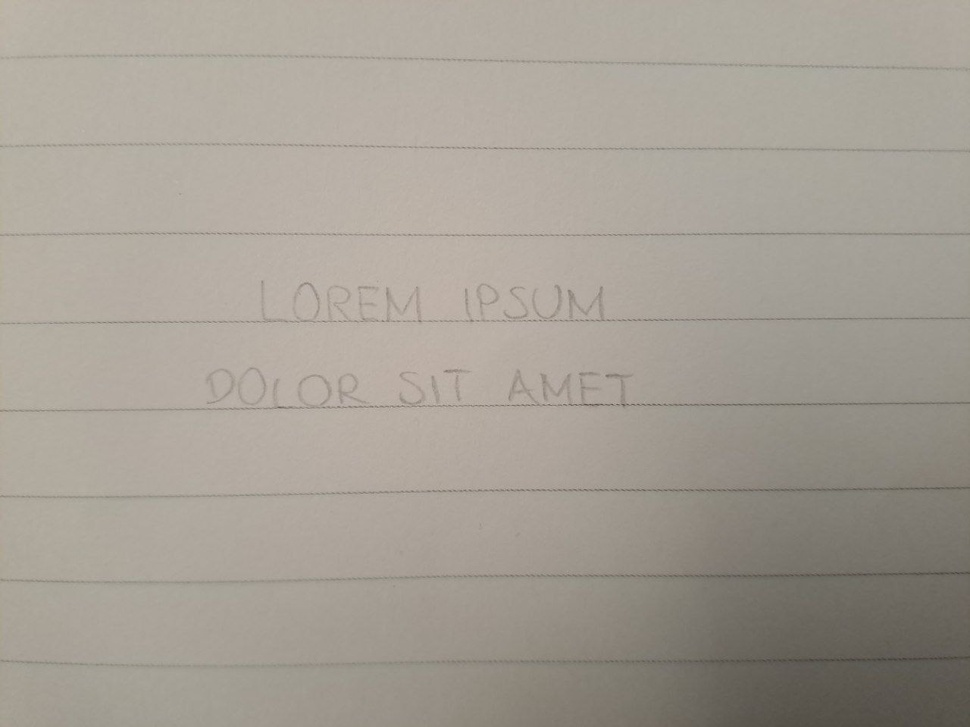
#> input picture images/018.jpg, 970 x 727 px, shrunk from 1280 x 959 before the run
$ jupyter execute --allow-errors lined_paper_shadow_removal_ocr.ipynb   (older library calls are emulated)
#> lines starting #> are read from the running program, lines starting #| are printed output that depends on the picture; after the words box and inside, x2 and y2 are one past the last pixel; in counts of white or black regions, pixels touching at a corner belong together
# OCR on lined paper with shadow removal

[cell 1]
import cv2
import numpy as np
from matplotlib import pyplot as plt
import pytesseract
import os
import subprocess

# Path to tesseract executable (in case it isn't in your PATH)
try:
    subprocess.call(["tesseract"])
#> (this line was passed over: subprocess is not available in this run)
except FileNotFoundError:
    pytesseract.pytesseract.tesseract_cmd = r'C:\Program Files\Tesseract-OCR\tesseract.exe'

PARENT_DIR = os.path.dirname(os.path.dirname(os.path.realpath("FILEPATH")))
image_name = "018.jpg"
image = cv2.imread(os.path.join(PARENT_DIR, "images", image_name), cv2.IMREAD_COLOR)
#> image is the input picture: shape (727, 970, 3); mean B, G, R 148.5, 158.3, 164.9

# Check if image is loaded fine
if image is None:
    print('Error opening image')

# Tesseract OCR before processing
#> (the rest of this cell did not finish here and is left out)

[cell 2]
# image = cv2.compareHist(image)
img = np.copy(image)

# Shadow removal of the image
rgb_planes = cv2.split(img)

result_planes = []
result_norm_planes = []
for plane in rgb_planes:
    dilated_img = cv2.dilate(plane, np.ones((7, 7), np.uint8))
    bg_img = cv2.medianBlur(dilated_img, 21)
    diff_img = 255 - cv2.absdiff(plane, bg_img)
    norm_img = cv2.normalize(diff_img, None, alpha=0, beta=255, norm_type=cv2.NORM_MINMAX, dtype=cv2.CV_8UC1)
    result_planes.append(diff_img)
    result_norm_planes.append(norm_img)
#> this loop made 3 passes
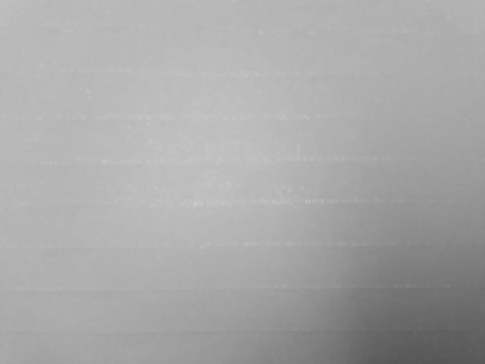
#> dilated_img: shape (727, 970) (shown at 1/2 size); min 85, max 200, mean 168.2
#> after the loop, result_norm_planes = 3 items; result_planes = 3 items

result = cv2.merge(result_planes)
result_norm = cv2.merge(result_norm_planes)

# Show source image
plt.imshow(result_norm, cmap="gray")

[cell 3]
# Apply adaptiveThreshold
result_norm = cv2.cvtColor(result_norm, cv2.COLOR_BGR2GRAY)
#> result_norm: shape (727, 970)
adaptive = cv2.adaptiveThreshold(result_norm, 255, cv2.ADAPTIVE_THRESH_MEAN_C, cv2.THRESH_BINARY, 11, 2)
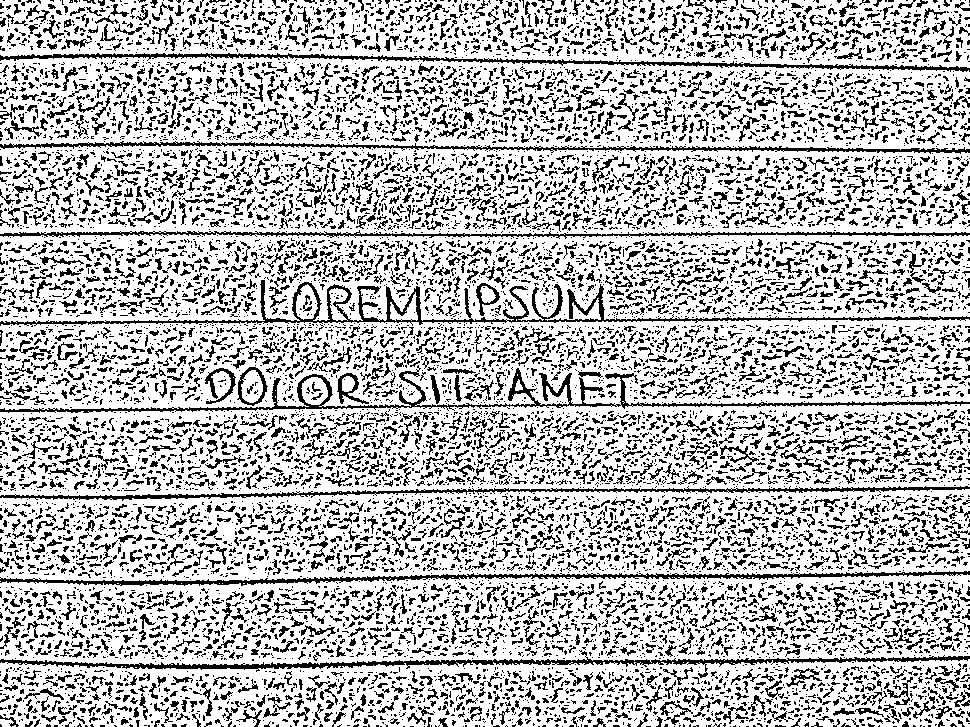
#> adaptive: shape (727, 970); 73.4% white; black in thin lines or dots
otsu = bw = cv2.threshold(result_norm, 0, 255, cv2.THRESH_BINARY + cv2.THRESH_OTSU)[1]
#> otsu: shape (727, 970); 97.1% white; black in thin lines or dots, all inside (x1, y1, x2, y2) = (0, 54, 970, 667)

bw = cv2.morphologyEx(bw, cv2.MORPH_OPEN, np.ones((3, 3), np.uint8))
bw = cv2.bitwise_not(bw)

# Tesseract OCR after processing
#> (the rest of this cell did not finish here and is left out)

[cell 4]
# Create the images that will use to extract the horizontal and vertical lines
horizontal = np.copy(bw)

# Specify size on horizontal axis
cols = horizontal.shape[1]
horizontal_size = cols // 30

# Create structure element for extracting horizontal lines through morphology operations
horizontalStructure = cv2.getStructuringElement(cv2.MORPH_RECT, (horizontal_size, 1))

# Apply morphology operations
horizontal = cv2.morphologyEx(bw, cv2.MORPH_OPEN, horizontalStructure, iterations=2)
#> horizontal: shape (727, 970); 1.9% white in thin lines or dots, all inside (x1, y1, x2, y2) = (0, 55, 970, 665)

horizontal = cv2.dilate(horizontal, np.ones((3, 3)))
#> horizontal: shape (727, 970); 4% white; 11 white regions, largest, box (x1, y1, x2, y2) and area: (0, 571, 970, 584) 3960, (0, 486, 970, 499) 3923, (0, 401, 970, 413) 3911
horizontal = cv2.bitwise_not(horizontal)
# Show extracted grid
plt.imshow(horizontal, cmap='gray')

[cell 5]
# SHADOW REMOVAL
img = np.copy(otsu)

# Shadow removal of the image
rgb_planes = cv2.split(img)

result_planes = []
result_norm_planes = []
for plane in rgb_planes:
    dilated_img = cv2.dilate(plane, np.ones((7, 7), np.uint8))
    bg_img = cv2.medianBlur(dilated_img, 21)
    diff_img = 255 - cv2.absdiff(plane, bg_img)
    norm_img = cv2.normalize(diff_img, None, alpha=0, beta=255, norm_type=cv2.NORM_MINMAX, dtype=cv2.CV_8UC1)
    result_planes.append(diff_img)
    result_norm_planes.append(norm_img)
#> this loop made 1 pass
#> after the loop, result_norm_planes = 1 item; result_planes = 1 item

result = cv2.merge(result_planes)
result_norm = cv2.merge(result_norm_planes)

# Show source image
plt.imshow(result_norm, cmap="gray")

[cell 6]
# check if there are lines in the image

PROBABILISTIC = True

# gray = cv2.cvtColor(horizontal, cv2.COLOR_BGR2GRAY)
edges = cv2.Canny(result_norm, 50, 150, apertureSize=3)
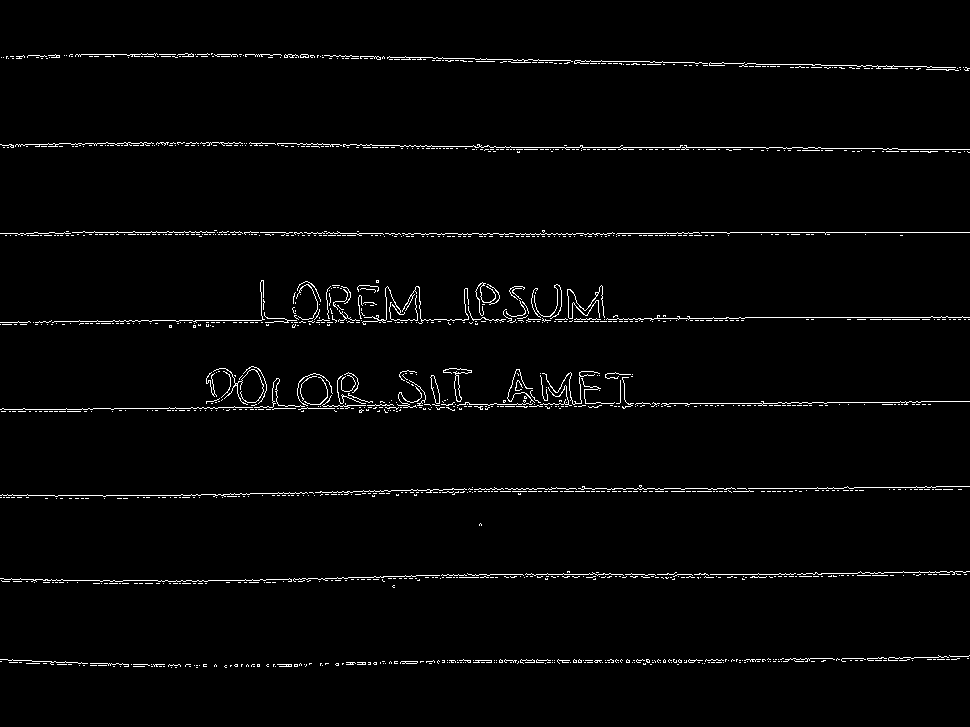
#> edges: shape (727, 970); 2.2% white in thin lines or dots, all inside (x1, y1, x2, y2) = (0, 53, 970, 668)
lines_on_image = result_norm.copy()

if PROBABILISTIC:
    lines = cv2.HoughLinesP(edges,1,np.pi/180,100,minLineLength=100,maxLineGap=10)
#> lines = 43 rows, first 6: [185, 53, 755, 63], [49, 232, 339, 232], [475, 147, 820, 147], [442, 574, 821, 574], [447, 491, 801, 491], [432, 60, 552, 62]
    if lines is not None:
        print("Lines detected")
        # check if the lines are a considerable number (e.g. 5)
        if len(lines) > 5:
            print(len(lines))
#| 43
            # check if the lines are long enough (e.g. one fourth of the image width)
            long_enough_lines = 0
            for line in lines:
                x1, y1, x2, y2 = line[0]
                cv2.line(lines_on_image, (x1, y1), (x2, y2), (0, 0, 255), 2)
                if abs(x2 - x1) > image.shape[1] / 5:
                    long_enough_lines += 1
#> this loop made 43 passes
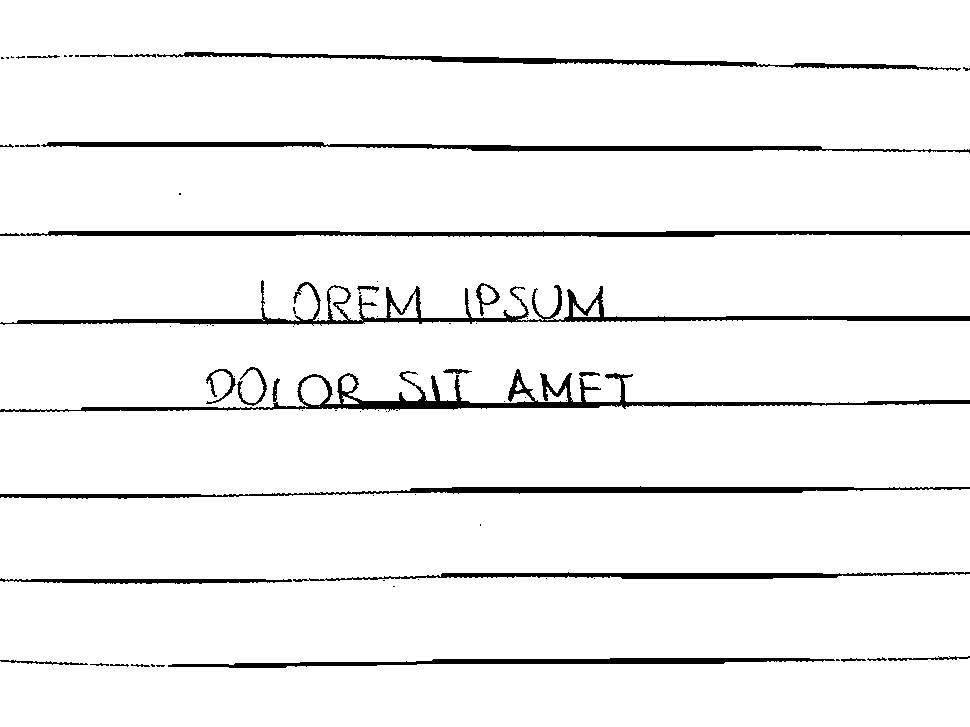
#> lines_on_image: shape (727, 970); 94.9% white; 74 black regions (46 under 20 px), largest, box (x1, y1, x2, y2) and area: (0, 369, 970, 412) 6074, (0, 280, 970, 326) 5901, (0, 231, 970, 237) 4197
#> after the loop, long_enough_lines = 20
            print("Long enough lines:",long_enough_lines)
#| Long enough lines: 20
            if long_enough_lines > 5:
                print("The text is on lined paper")
    else:
        print("No lines detected")
else:
    lines = cv2.HoughLines(edges, 1, np.pi / 180, 200)
    if lines is not None:
        print("Lines detected")
        # check if the lines are a considerable number (e.g. 5)
        if len(lines) > 5:
            print(len(lines))
            # check if the lines are long enough (e.g. one fourth of the image width)
            long_enough_lines = 0
            for rho, theta in lines[:, 0]:
                a = np.cos(theta)
                b = np.sin(theta)
                x0 = a * rho
                y0 = b * rho
                x1 = int(x0 + 1000 * (-b))
                y1 = int(y0 + 1000 * (a))
                x2 = int(x0 - 1000 * (-b))
                y2 = int(y0 - 1000 * (a))
                cv2.line(lines_on_image, (x1, y1), (x2, y2), (0, 0, 255), 2)
                if abs(x2 - x1) > image.shape[1] / 4:
                    long_enough_lines += 1
            print("Long enough lines:", long_enough_lines)
            if long_enough_lines > 5:
                print("The text is on lined paper")
    else:
        print("No lines detected")

# show the image with lines
plt.imshow(lines_on_image, cmap="gray")

[cell 7]
remove_grid = cv2.bitwise_not(cv2.bitwise_and(bw, horizontal))
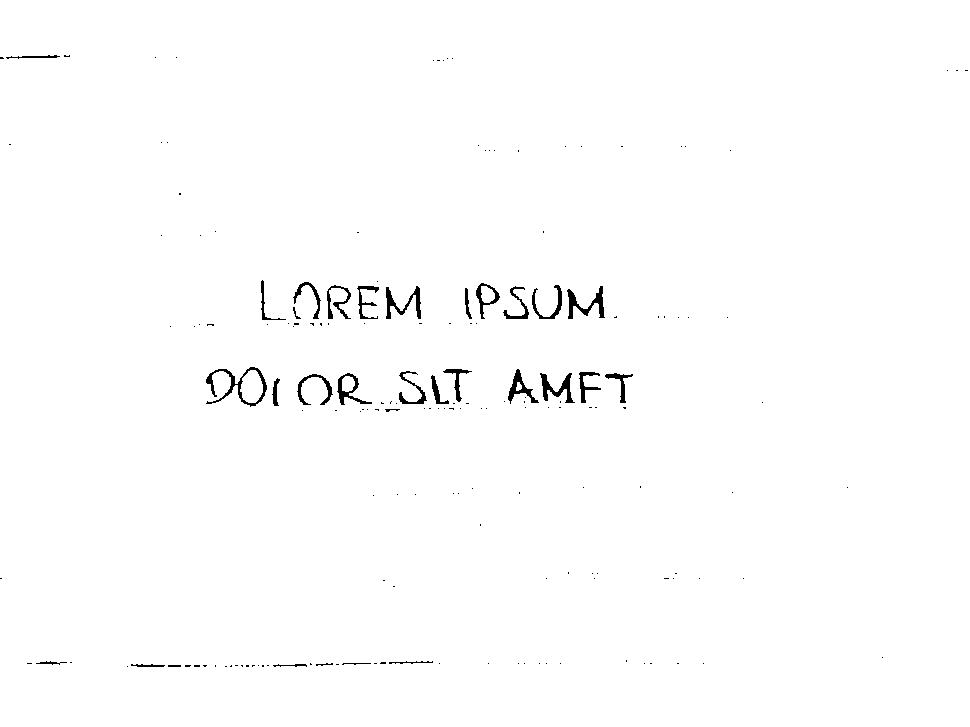
#> remove_grid: shape (727, 970); 99.1% white; 174 black regions (143 under 20 px), largest, box (x1, y1, x2, y2) and area: (206, 367, 267, 407) 546, (567, 286, 605, 319) 426, (386, 286, 421, 319) 389
#> (the rest of this cell did not finish here and is left out)
